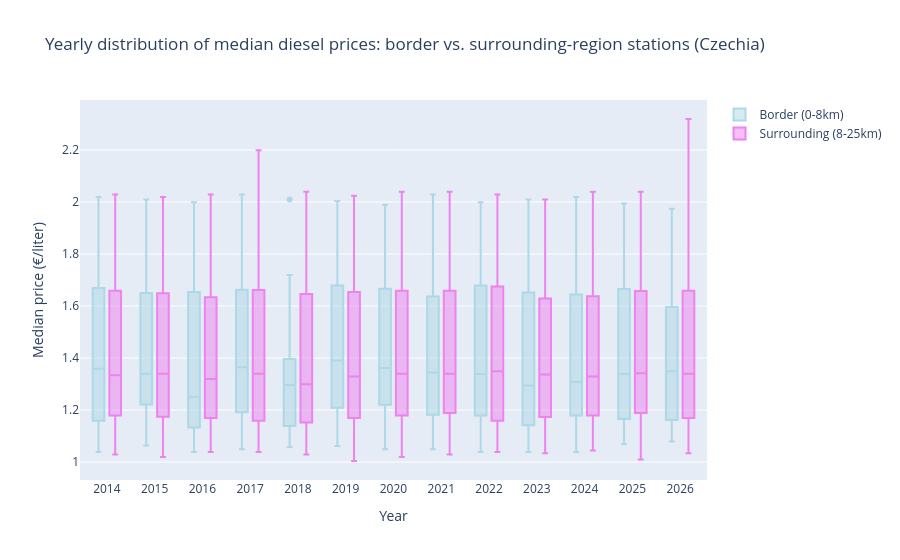

Notebook cell for this chart:
### Markdown cell above
To visualize the (missing) price difference, we plot the median prices for a year and for a specific border region, in this case **Czechia**. 

For most of the years, the distributions are pretty similar as we can see. This visually confirmes the results for the above test for Czechia.

### Code cell
fuel = "diesel"
country = "Czechia"
 

show_border_price_difference(median_path, non_autobahn_border_path, fuel, country, median_border_distributions_file, use_distributions_file=True)

### Figure 1 — Plotly figure (JSON) as saved in the notebook; plotly's stock layout.template omitted (floating-point values rounded to 4 significant figures; data arrays with more than 128 entries replaced by an {"elided": "..."} marker saying what was removed)
{"data": [{"marker": {"color": "lightblue"}, "name": "Border (0-8km)", "type": "box", "x": {"elided": "3501 str values"}, "y": {"elided": "683 float values"}}, {"marker": {"color": "violet"}, "name": "Surrounding (8-25km)", "type": "box", "x": {"elided": "3501 str values"}, "y": {"elided": "2818 float values"}}], "layout": {"boxmode": "group", "title": {"text": "Yearly distribution of median diesel prices: border vs. surrounding-region stations (Czechia)"}, "xaxis": {"dtick": "M12", "tickformat": "%Y", "title": {"text": "Year"}}, "yaxis": {"title": {"text": "Median price (€/liter)"}}}}
